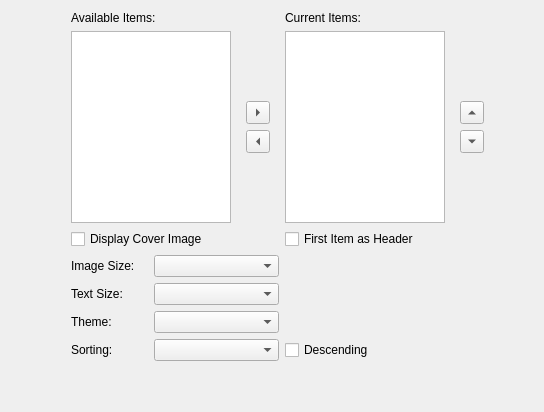
     <widget class="QWidget" name="listViewWidget">
      <attribute name="title">
       <string>List</string>
      </attribute>
      <layout class="QGridLayout" name="gridLayout_11">
       <item row="0" column="0">
        <spacer name="listHSpacer1">
         <property name="orientation">
          <enum>Qt::Horizontal</enum>
         </property>
         <property name="sizeHint" stdset="0">
          <size>
           <width>40</width>
           <height>20</height>
          </size>
         </property>
        </spacer>
       </item>
       <item row="0" column="1">
        <layout class="QGridLayout" name="listViewLayout">
         <property name="leftMargin">
          <number>20</number>
         </property>
         <property name="topMargin">
          <number>0</number>
         </property>
         <item row="0" column="3">
          <widget class="QLabel" name="listCurrentLabel">
           <property name="text">
            <string>Current Items:</string>
           </property>
          </widget>
         </item>
         <item row="1" column="2">
          <widget class="QWidget" name="listToggleWidget" native="true">
           <property name="maximumSize">
            <size>
             <width>16777215</width>
             <height>80</height>
            </size>
           </property>
           <layout class="QGridLayout" name="gridLayout_10">
            <item row="0" column="0">
             <layout class="QVBoxLayout" name="listToggleLayout">
              <item>
               <widget class="QToolButton" name="listAddButton">
                <property name="text">
                 <string>...</string>
                </property>
                <property name="arrowType">
                 <enum>Qt::RightArrow</enum>
                </property>
               </widget>
              </item>
              <item>
               <widget class="QToolButton" name="listRemoveButton">
                <property name="text">
                 <string>...</string>
                </property>
                <property name="arrowType">
                 <enum>Qt::LeftArrow</enum>
                </property>
               </widget>
              </item>
             </layout>
            </item>
           </layout>
          </widget>
         </item>
         <item row="1" column="0" colspan="2">
          <widget class="QListWidget" name="listAvailableList">
           <property name="maximumSize">
            <size>
             <width>160</width>
             <height>250</height>
            </size>
           </property>
          </widget>
         </item>
         <item row="1" column="4">
          <widget class="QWidget" name="listSortWidget" native="true">
           <property name="maximumSize">
            <size>
             <width>16777215</width>
             <height>80</height>
            </size>
           </property>
           <layout class="QGridLayout" name="gridLayout_9">
            <item row="0" column="0">
             <layout class="QVBoxLayout" name="listSortLayout" stretch="0,0">
              <item>
               <widget class="QToolButton" name="listSortDownButton">
                <property name="text">
                 <string>...</string>
                </property>
                <property name="arrowType">
                 <enum>Qt::UpArrow</enum>
                </property>
               </widget>
              </item>
              <item>
               <widget class="QToolButton" name="listSortUpButton">
                <property name="text">
                 <string>...</string>
                </property>
                <property name="arrowType">
                 <enum>Qt::DownArrow</enum>
                </property>
               </widget>
              </item>
             </layout>
            </item>
           </layout>
          </widget>
         </item>
         <item row="1" column="3">
          <widget class="QListWidget" name="listCurrentList">
           <property name="maximumSize">
            <size>
             <width>160</width>
             <height>250</height>
            </size>
           </property>
          </widget>
         </item>
         <item row="0" column="0" colspan="2">
          <widget class="QLabel" name="listAvailableLabel">
           <property name="text">
            <string>Available Items:</string>
           </property>
          </widget>
         </item>
         <item row="3" column="0">
          <widget class="QLabel" name="listSizeLabel">
           <property name="text">
            <string>Image Size:</string>
           </property>
          </widget>
         </item>
         <item row="6" column="3">
          <widget class="QCheckBox" name="listDescendingOption">
           <property name="text">
            <string>Descending</string>
           </property>
          </widget>
         </item>
         <item row="6" column="0">
          <widget class="QLabel" name="listSortLabel">
           <property name="text">
            <string>Sorting:</string>
           </property>
          </widget>
         </item>
         <item row="6" column="1" colspan="2">
          <widget class="QComboBox" name="listSortBox">
           <property name="maximumSize">
            <size>
             <width>130</width>
             <height>16777215</height>
            </size>
           </property>
          </widget>
         </item>
         <item row="3" column="1" colspan="2">
          <widget class="QComboBox" name="listSizeBox"/>
         </item>
         <item row="2" column="3" colspan="2">
          <widget class="QCheckBox" name="listHeaderOption">
           <property name="text">
            <string>First Item as Header</string>
           </property>
          </widget>
         </item>
         <item row="2" column="0" colspan="3">
          <widget class="QCheckBox" name="listCoverOption">
           <property name="text">
            <string>Display Cover Image</string>
           </property>
          </widget>
         </item>
         <item row="4" column="0">
          <widget class="QLabel" name="listTextLabel">
           <property name="text">
            <string>Text Size:</string>
           </property>
          </widget>
         </item>
         <item row="5" column="0">
          <widget class="QLabel" name="listThemeLabel">
           <property name="text">
            <string>Theme:</string>
           </property>
          </widget>
         </item>
         <item row="4" column="1" colspan="2">
          <widget class="QComboBox" name="listTextBox"/>
         </item>
         <item row="5" column="1" colspan="2">
          <widget class="QComboBox" name="listThemeBox"/>
         </item>
        </layout>
       </item>
       <item row="0" column="2">
        <spacer name="listHSpacer2">
         <property name="orientation">
          <enum>Qt::Horizontal</enum>
         </property>
         <property name="sizeHint" stdset="0">
          <size>
           <width>40</width>
           <height>20</height>
          </size>
         </property>
        </spacer>
       </item>
       <item row="1" column="1">
        <spacer name="listVSpacer">
         <property name="orientation">
          <enum>Qt::Vertical</enum>
         </property>
         <property name="sizeHint" stdset="0">
          <size>
           <width>20</width>
           <height>40</height>
          </size>
         </property>
        </spacer>
       </item>
      </layout>
     </widget>
